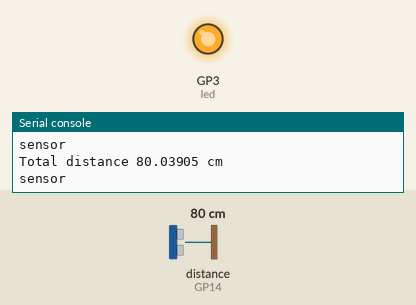
This program was run on a simulated Raspberry Pi Pico running MicroPython. Parts: output pins drawn as LEDs (lit = HIGH), the last lines printed to the serial console. The test bench sets the inputs (shaded band); at power-on: distance to the obstacle (sensor on GP14) 80 cm. The echo pulse lasts 58.3 µs per cm; pins used as bus, display or sensor lines are not drawn.

Above: at 1.2 s.
1.3 s: distance to the obstacle (sensor on GP14) set to 54 cm
2.8 s: distance to the obstacle (sensor on GP14) set to 45 cm
At 3.4 s:
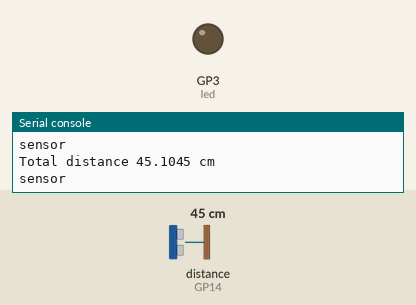
4.5 s: distance to the obstacle (sensor on GP14) set to 60 cm
At 5.0 s:
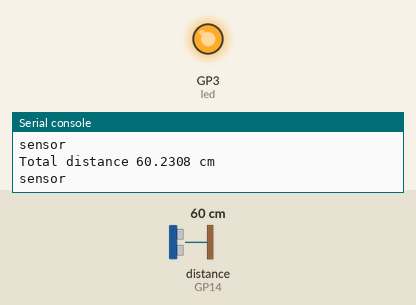
6.0 s: distance to the obstacle (sensor on GP14) set to 2 cm
At 6.5 s:
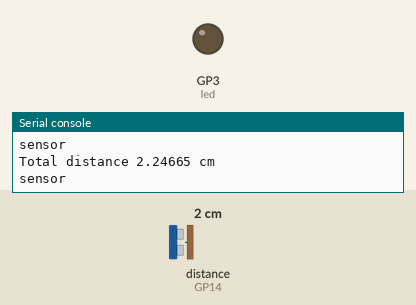
Timing chart, 0 to 8.5 s (numbered marks = the images above; inputs shaded):
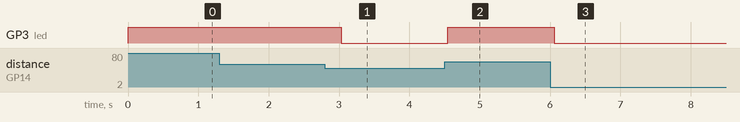

The program:

ultrasonic_led.py
```python
from machine import Pin
import utime
import time
led=Pin(3,Pin.OUT)
trigger =Pin(15,Pin.OUT)
echo=Pin(14,Pin.IN)
while True:
    trigger.low()
    utime.sleep_us(2)
    trigger.high()
    utime.sleep_us(5)
    trigger.low()
    while echo.value()==0:
        signaloff=utime.ticks_us()
    while echo.value() ==1:
        signalon=utime.ticks_us()
    timepassed=signalon-signaloff
    distance=(timepassed*0.0343)/2
    print("Total distance",distance,"cm")
    print("sensor")
    if(distance>=50):
        led.value(1)
    else:
        led.value(0)
    utime.sleep(0.5)
```

Measured:
- the behaviour switches between 50 and 49 cm on distance to the obstacle (sensor on GP14) (found by bisection; images 0 and 1)
- after the input at 2.8 s, GP3 (led): HIGH → LOW after 0.23 s
- after the input at 4.5 s, GP3 (led): LOW → HIGH after 0.05 s
- after the input at 6.0 s, GP3 (led): HIGH → LOW after 0.06 s
